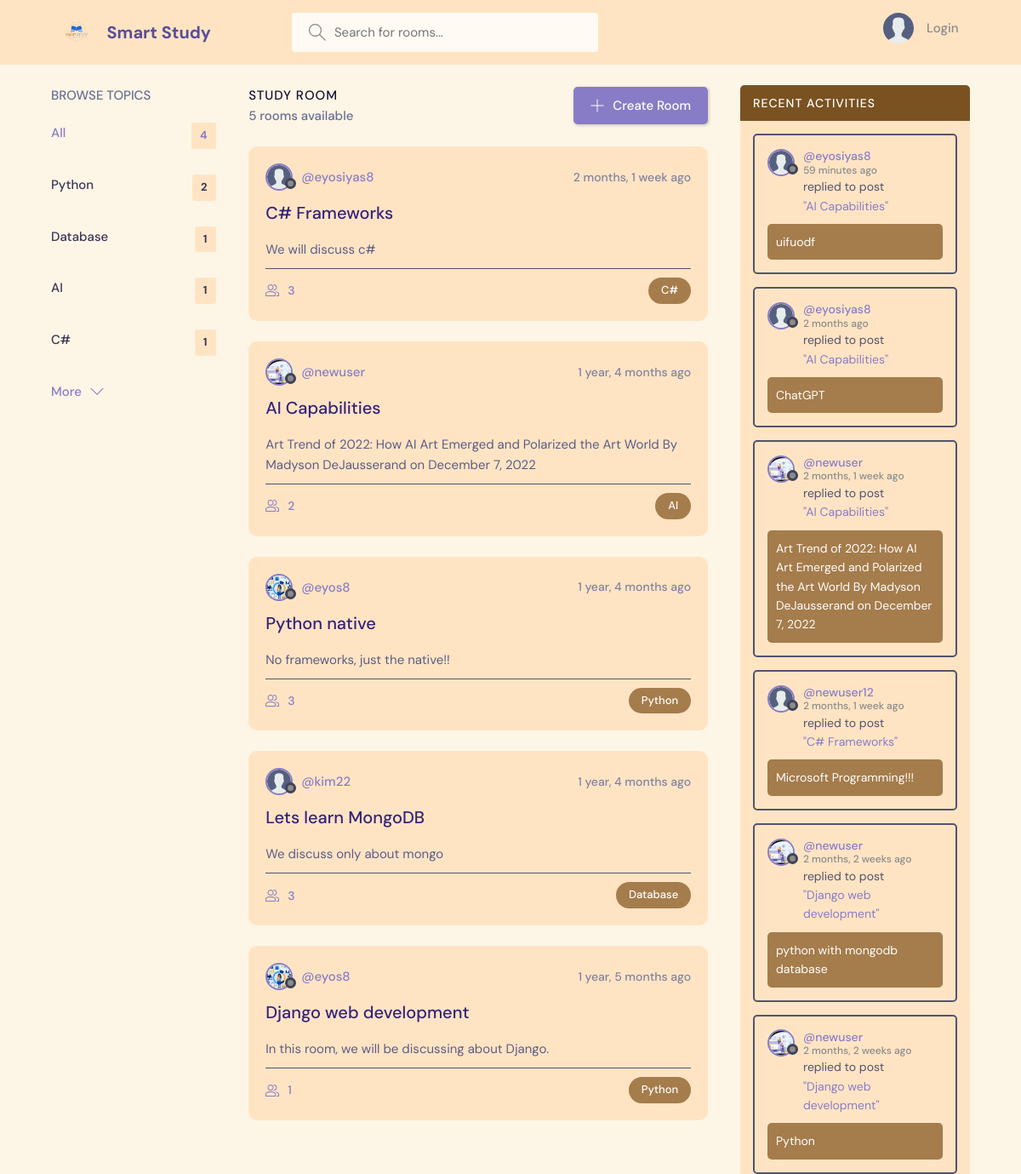
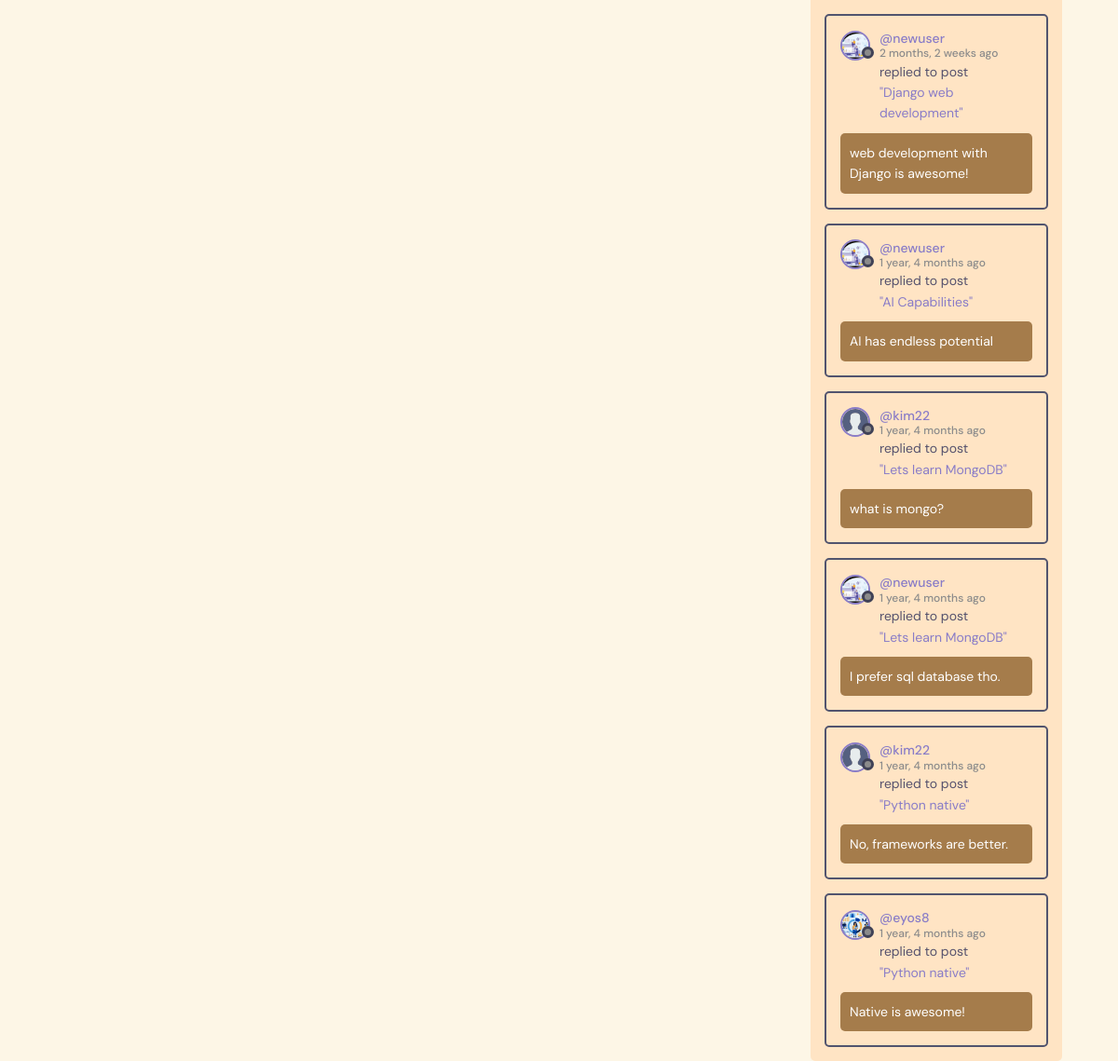
The page / on the database its author committed (2 pictures, top to bottom).
### playground/models.py (models this page shows, shortened)
class Topic(models.Model):
    name = models.CharField(max_length=200)

class Room(models.Model):
    host = models.ForeignKey(User, on_delete=models.SET_NULL, null=True)
    topic = models.ForeignKey(Topic, on_delete=models.SET_NULL, null=True)
    name = models.CharField(max_length=200)
    description = models.TextField(null=True, blank=True)
    participants = models.ManyToManyField(User, related_name="participants", blank=True)
    updated = models.DateTimeField(auto_now=True)
    created = models.DateTimeField(auto_now_add=True)
    class Meta:
        ordering = ['-updated', '-created']

class User(AbstractUser):
    name = models.CharField(max_length=200, null=True)
    email = models.EmailField(null=True, unique=True)
    bio = models.TextField(null=True)
    avatar = models.ImageField(null=True, default='avatar.svg')
    REQUIRED_FIELDS = []

class Message(models.Model):
    user = models.ForeignKey(User, on_delete=models.CASCADE)
    room = models.ForeignKey(Room, on_delete=models.CASCADE)
    body = models.TextField()
    images = models.ImageField(null=True)
    updated = models.DateTimeField(auto_now=True)
    created = models.DateTimeField(auto_now_add=True)
    class Meta:
        ordering = ['-created']

### playground/views.py (the view)
# urls.py: 2. Add a URL to urlpatterns:  path('', views.home, name='home')
def home(request):
    q = request.GET.get('q') if request.GET.get('q') != None else ''
    rooms = Room.objects.filter(
        Q(topic__name__icontains=q) |
        Q(name__icontains=q) |
        Q(description__icontains=q) |
        Q(host__username__icontains=q))
    topics = Topic.objects.all()[0:5]
    topics_count = topics.count()
    room_count = rooms.count()
    room_messages = Message.objects.filter(Q(room__topic__name__icontains=q) |
        Q(room__name__icontains=q) |
        Q(room__description__icontains=q) |
        Q(room__host__username__icontains=q))
    context = {'rooms':rooms, 'topics':topics, 'room_count':room_count, 'room_messages': room_messages, 'topics_count': topics_count}
    return render(request, 'playground/home.html', context)

### playground/templates/playground/home.html (shortened to what this page needs)
{% extends 'main.html' %}
{% block content %}
  <main class="layout layout--3">
    <div class="container">
      <div>
        {% include 'playground/topic_component.html' %}
      </div>
      <div>
        {% include 'playground/feed_component.html' %}
      </div>
      <div>
        {% include 'playground/activity_component.html' %}
      </div>
    </div>
  </main>
  {% endblock content %}

### playground/templates/playground/topic_component.html
<div class="topics">
    <div class="topics__header">
      <h2>Browse Topics</h2>
    </div>
    <ul class="topics__list">
      <li>
        <a href="{% url 'home' %}?q=" class="active" style="color: rgb(137, 124, 199);">All <span style="background-color:bisque;">{{topics.count}}</span></a>
      </li>
      {% for topic in topics %}
      <li>
        <div>
            <a href="{% url 'home' %}?q={{topic.name}}" style="color: rgb(59, 53, 85);">{{topic.name}} <span style="background-color:bisque;">{{topic.room_set.all.count}}</span></a>
        </div>
      </li>
      {% endfor %}
    </ul>
    <a class="btn btn--link" href="{% url 'topics' %}" style="color: rgb(137, 124, 199);">
      More
      <svg version="1.1" xmlns="http://www.w3.org/2000/svg" width="32" height="32" viewBox="0 0 32 32">
        <title>chevron-down</title>
        <path d="M16 21l-13-13h-3l16 16 16-16h-3l-13 13z"></path>
      </svg>
    </a>
  </div>

### playground/templates/playground/room_display.html (shortened to what this page needs)
<div>
{% for room in rooms %}
    <div class="roomListRoom" style="background-color:bisque;">
        <div class="roomListRoom__header">
        <a href="{% url 'user-profile' room.host.id %}" class="roomListRoom__author">
            <div class="avatar avatar--small" style="border-color: rgb(137, 124, 199);">
            <img src="{{room.host.avatar.url}}" />
            </div>
            <span style="color:rgb(137, 124, 199); font-weight: 500;">@{{room.host.username}}</span>
        </a>
        <div class="roomListRoom__actions">
            <span style="color: rgb(130, 130, 160);">{{room.created|timesince}} ago</span>
        </div>
        </div>
        <div class="roomListRoom__content">
        <a href='{% url "room" room.id %}' style="color: rgb(52, 34, 121);">{{room.name}}</a>
        <p style="color: rgb(92, 92, 134);">
            {{room.description}}
        </p>
        </div>
        <div class="roomListRoom__meta">
        <a href="{% url 'room' room.id %}" class="roomListRoom__joined">
            <p style="color: rgb(137, 124, 199);">{{room.participants.all.count}}</p>
        </a>
        <p class="roomListRoom__topic" style="background-color:rgb(165, 124, 75); color: white;">{{room.topic.name}}</p>
        </div>
    </div>
    {% endfor %}
    </div>

### playground/templates/playground/activity_component.html (shortened to what this page needs)
<div class="activities" style="background-color:bisque;">
    <div class="activities__header">
      <h2 style="background-color:rgb(122, 82, 33); color: white;">Recent Activities</h2>
    </div>
    {% for message in room_messages %}
    <div class="activities__box" style="background-color:bisque;">
      <div class="activities__boxHeader roomListRoom__header">
        <a href="{% url 'user-profile' message.user.id %}" class="roomListRoom__author">
          <div class="avatar avatar--small" style="border-color: rgb(137, 124, 199);">
            <img src="{{message.user.avatar.url}}" />
          </div>
          <p style="color:rgb(137, 124, 199);">
            @{{message.user}}
            <span>{{message.created|timesince}} ago</span>
          </p>
        </a>
      </div>
      <div class="activities__boxContent">
        <p style="color: rgb(86, 82, 109);">replied to post <a href="{% url 'room' message.room.id %}" style="color:rgb(137, 124, 199);"> "{{message.room.name}}" </a></p>
        <div class="activities__boxRoomContent" style="background-color:rgb(165, 124, 75); color: white;">
            {{message.body}}
        </div>
      </div>
    </div>
    {% endfor %}
  </div>

### rows shown on the page
Topic: name "Python", room_set.all.count "2"
Topic: name "Database", room_set.all.count "1"
Topic: name "AI", room_set.all.count "1"
Topic: name "C#", room_set.all.count "1"
Room: host.avatar (placeholder picture), host.username "eyosiyas8", created "2 months, 1 week", name "C# Frameworks", description "We will discuss c#", participants.all.count "3", topic.name "C#"
Room: host.avatar (picture), host.username "newuser", created "1 year, 4 months", name "AI Capabilities", description "Art Trend of 2022: How AI Art Emerged and Polarized the Art World By Madyson DeJausserand on December 7, 2022", participants.all.count "2", topic.name "AI"
Room: host.avatar (picture), host.username "eyos8", created "1 year, 4 months", name "Python native", description "No frameworks, just the native!!", participants.all.count "3", topic.name "Python"
Room: host.avatar (placeholder picture), host.username "kim22", created "1 year, 4 months", name "Lets learn MongoDB", description "We discuss only about mongo", participants.all.count "3", topic.name "Database"
Room: host.avatar (picture), host.username "eyos8", created "1 year, 5 months", name "Django web development", description "In this room, we will be discussing about Django.", participants.all.count "1", topic.name "Python"
Message: user.avatar (placeholder picture), user "eyosiyas8", created "59 minutes", room.name "AI Capabilities", body "uifuodf"
Message: user.avatar (placeholder picture), user "eyosiyas8", created "2 months", room.name "AI Capabilities", body "ChatGPT"
Message: user.avatar (picture), user "newuser", created "2 months, 1 week", room.name "AI Capabilities", body "Art Trend of 2022: How AI Art Emerged and Polarized the Art World By Madyson DeJausserand on December 7, 2022"
Message: user.avatar (placeholder picture), user "newuser12", created "2 months, 1 week", room.name "C# Frameworks", body "Microsoft Programming!!!"
Message: user.avatar (picture), user "newuser", created "2 months, 2 weeks", room.name "Django web development", body "python with mongodb database"
Message: user.avatar (picture), user "newuser", created "2 months, 2 weeks", room.name "Django web development", body "Python"
Message: user.avatar (picture), user "newuser", created "2 months, 2 weeks", room.name "Django web development", body "web development with Django is awesome!"
Message: user.avatar (picture), user "newuser", created "1 year, 4 months", room.name "AI Capabilities", body "AI has endless potential"
Message: user.avatar (placeholder picture), user "kim22", created "1 year, 4 months", room.name "Lets learn MongoDB", body "what is mongo?"
Message: user.avatar (picture), user "newuser", created "1 year, 4 months", room.name "Lets learn MongoDB", body "I prefer sql database tho."
Message: user.avatar (placeholder picture), user "kim22", created "1 year, 4 months", room.name "Python native", body "No, frameworks are better."
Message: user.avatar (picture), user "eyos8", created "1 year, 4 months", room.name "Python native", body "Native is awesome!"

### other values the page prints
{{ topics.count }} "4"
{{ rooms.count }} "5"
